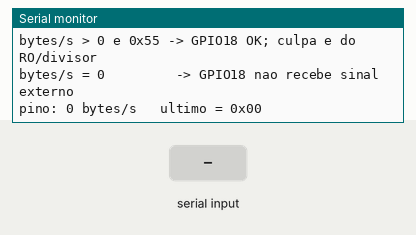
Recording of a sketch running on a simulated ESP32-S3. Parts: the last lines printed to the serial monitor. The test bench sets the inputs (shaded band).

Above: at 1.6 s.
1.7 s: "1" received over the second serial link
At 3.1 s:
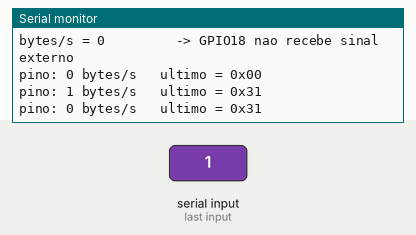
3.2 s: "0" received over the second serial link
At 4.5 s:
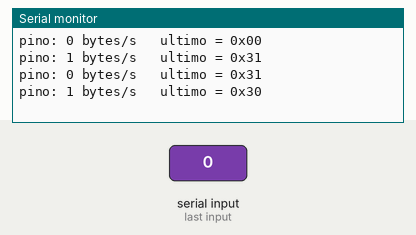
4.7 s: "2" received over the second serial link
At 5.8 s:
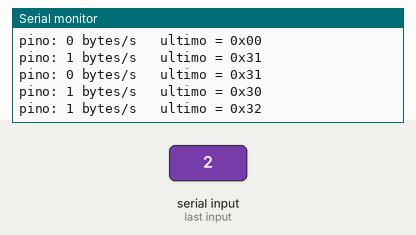
Timing chart, 0 to 7.7 s (numbered marks = the images above; inputs shaded):
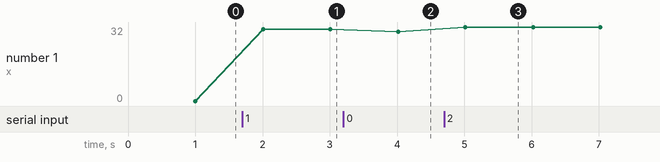

Measured:
- after the input at 1.7 s, the serial monitor: prints a new line after 0.31 s (image 1)
- after the input at 3.2 s, the serial monitor: prints a new line after 0.81 s (image 2)
- after the input at 4.7 s, the serial monitor: prints a new line after 0.31 s (image 3)
- plotted number 1: 0 → 31 after the input at 1.7 s, 31 → 30 after the input at 3.2 s, 30 → 32 after the input at 4.7 s

The sketch:

ASDA_B2_PinLoop_ESP32.ino
```cpp
#include <Arduino.h>

/*
 * Loopback de PINO -- ESP32-S3, GPIO17 -> GPIO18 por JUMPER direto.
 *
 * O loopback interno provou que o periferico UART1 recebe. Este prova o
 * PINO fisico GPIO18: alimenta o RX diretamente pelo TX (GPIO17), sem
 * modulo e sem divisor.
 *
 *   LIGACAO: um jumper de GPIO17 para GPIO18. Divisor solto do GPIO18.
 *
 *   bytes/s > 0 e 0x55 -> GPIO18 recebe sinal externo: o pino esta OK.
 *                         O defeito e o caminho RO/divisor do modulo.
 *   bytes/s = 0         -> GPIO18 nao recebe: pino ocupado/danificado.
 */

constexpr int RS485_TX = 17;
constexpr int RS485_RX = 18;

uint8_t pattern[8];
uint32_t rxCount = 0, lastReport = 0;
uint8_t lastByte = 0;

void setup(){
  Serial.begin(115200);
  delay(400);
  Serial1.begin(9600, SERIAL_8N2, RS485_RX, RS485_TX);   // sem loopback interno
  for (uint8_t i = 0; i < sizeof(pattern); ++i) pattern[i] = 0x55;

  Serial.println();
  Serial.println("=== LOOPBACK DE PINO: jumper GPIO17->GPIO18 ===");
  Serial.println("bytes/s > 0 e 0x55 -> GPIO18 OK; culpa e do RO/divisor");
  Serial.println("bytes/s = 0         -> GPIO18 nao recebe sinal externo");
  Serial.println();
}

void loop(){
  Serial1.write(pattern, sizeof(pattern));
  Serial1.flush();
  while (Serial1.available() > 0){ lastByte = (uint8_t)Serial1.read(); ++rxCount; }

  if (millis() - lastReport >= 1000){
    lastReport = millis();
    Serial.print("pino: "); Serial.print(rxCount);
    Serial.print(" bytes/s   ultimo = 0x");
    if (lastByte < 0x10) Serial.print('0');
    Serial.println(lastByte, HEX);
    rxCount = 0;
  }
}
```
